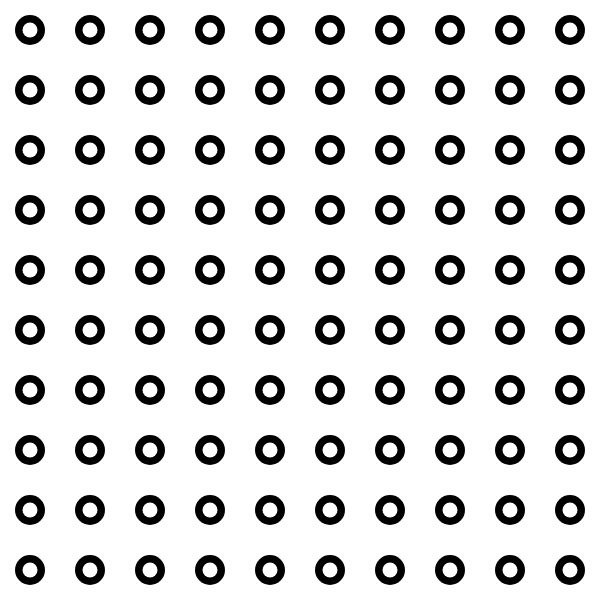
Frame 1 (no input)
Frame 60 (no input): identical to frame 1, image omitted
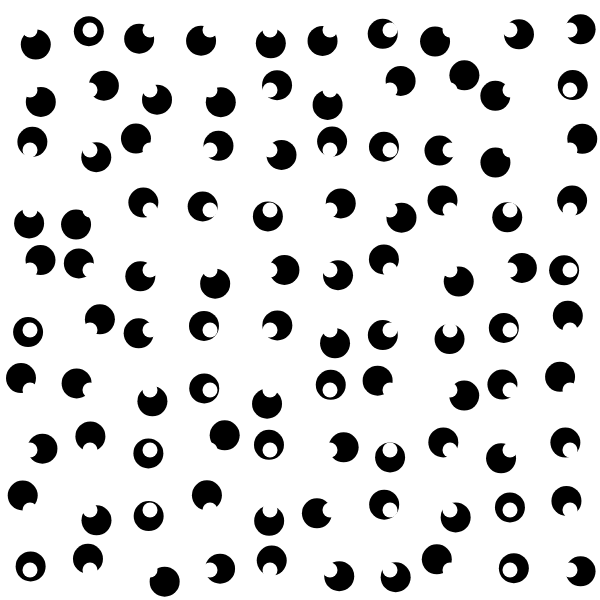
Frame 120 (the mouse pressed at the canvas centre since frame 60)

The p5.js sketch that drew these frames (run headless with seeded random() and noise() and a simulated clock; from frame 60 on, the mouse is pressed at the canvas centre):

// p5.js sketch
// ── sketch.js
'use strict';

let tileCount = 10;
let actRandomSeed = 0;

let moduleColorBackground;
let moduleColorForeground;

let moduleAlphaBackground = 100;
let moduleAlphaForeground = 100;

let moduleRadiusBackground = 30;
let moduleRadiusForeground = 15;

let backgroundColor;

function setup() {
	createCanvas(600, 600);
  colorMode(HSB, 360, 100, 100, 100);
  noStroke();

  moduleColorBackground = color(0, 0, 0, moduleAlphaBackground);
  moduleColorForeground = color(0, 0, 100, moduleAlphaForeground);

  backgroundColor = color(0, 0, 100);
}

function draw() {
  translate(width / tileCount / 2, height / tileCount / 2);

  background(backgroundColor);

  randomSeed(actRandomSeed);

	for(let gridY = 0; gridY < tileCount; gridY++) {
		for(let gridX = 0; gridX < tileCount; gridX++) {
      let posX = width / tileCount * gridX;
      let posY = height / tileCount * gridY;

      let shiftX = random(-1, 1) * mouseX / 20;
      let shiftY = random(-1, 1) * mouseY / 20;

      fill(moduleColorBackground);
      ellipse(posX + shiftX, posY + shiftY, moduleRadiusBackground, moduleRadiusBackground);
		}
	}

	for(let gridY = 0; gridY < tileCount; gridY++) {
		for(let gridX = 0; gridX < tileCount; gridX++) {
      let posX = width / tileCount * gridX;
      let posY = height / tileCount * gridY;


      fill(moduleColorForeground);
      ellipse(posX, posY, moduleRadiusForeground, moduleRadiusForeground);
		}
	}
}

function mousePressed() {
  actRandomSeed = random(100000);
}

function keyReleased() {
  if(key == '1') {
    if(colorsEqual(moduleColorBackground, color(0, 0, 0, moduleAlphaBackground))) {
      moduleColorBackground = color(273, 73, 51, moduleAlphaBackground);
    } else {
      moduleColorBackground = color(0, 0, 0, moduleAlphaBackground);
    }
  }
  if(key == '2') {
    if(colorsEqual(moduleColorForeground, color(360, 100, 100, moduleAlphaForeground))) {
      moduleColorForeground = color(323, 100, 77, moduleAlphaForeground);
    } else {
      moduleColorForeground = color(360, 100, 100, moduleAlphaForeground);
    }
  }

  if(key == '3') {
    if(moduleAlphaBackground == 100) {
      moduleAlphaBackground = 50;
      moduleAlphaForeground = 50;
    } else {
      moduleAlphaBackground = 100;
      moduleAlphaForeground = 100;
    }

    moduleColorBackground = color(
      hue(moduleColorForeground),
      saturation(moduleColorForeground),
      brightness(moduleColorBackground),
      moduleAlphaBackground
    );
    moduleColorForeground = color(
      hue(moduleColorForeground),
      saturation(moduleColorForeground),
      brightness(moduleColorForeground),
      moduleAlphaForeground
    );
  }

  if(key == '0') {
    moduleRadiusBackground = 30;
    moduleRadiusForeground = 15;
    moduleAlphaBackground = 100;
    moduleAlphaForeground = 100;
    moduleColorBackground = color(0, 0, 0, moduleAlphaBackground);
    moduleColorForeground = color(0, 0, 100, moduleAlphaForeground);
  }

  if(keyCode == UP_ARROW) moduleRadiusBackground += 2;
  if(keyCode == DOWN_ARROW) moduleRadiusForeground = max(moduleRadiusBackground - 2, 10);
  if(keyCode == LEFT_ARROW) moduleRadiusForeground = max(moduleRadiusForeground - 2, 5);
  if(keyCode == RIGHT_ARROW) moduleRadiusForeground += 2;
}

function colorsEqual(col1, col2) {
  return col1.toString() == col2.toString();
}
